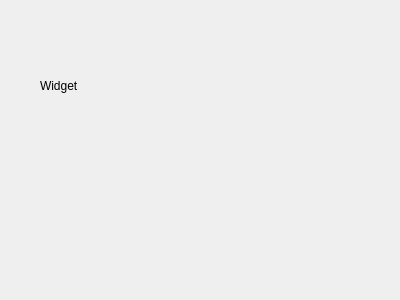
<?xml version="1.0" encoding="UTF-8"?>
<ui version="4.0">
 <class>Form</class>
 <widget class="QWidget" name="Form">
  <property name="geometry">
   <rect>
    <x>0</x>
    <y>0</y>
    <width>400</width>
    <height>300</height>
   </rect>
  </property>
  <property name="windowTitle">
   <string>Form</string>
  </property>
  <widget class="QLabel" name="label">
   <property name="geometry">
    <rect>
     <x>40</x>
     <y>50</y>
     <width>241</width>
     <height>71</height>
    </rect>
   </property>
   <property name="text">
    <string>Widget</string>
   </property>
  </widget>
 </widget>
 <resources/>
 <connections/>
</ui>
